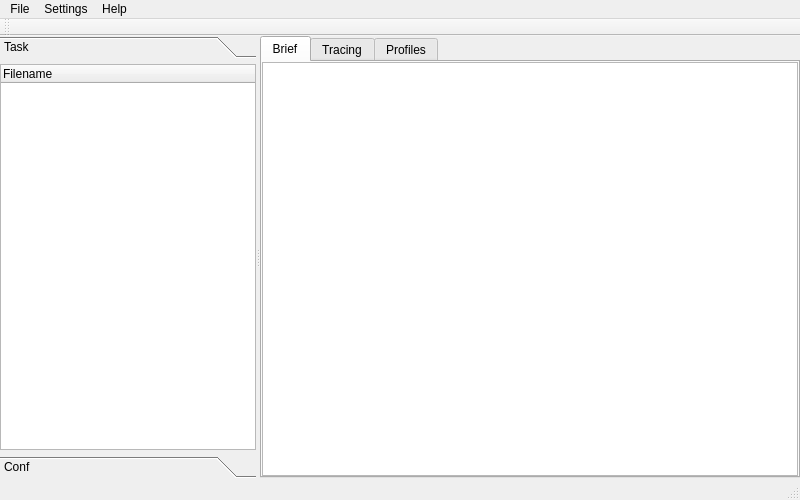
<?xml version="1.0" encoding="UTF-8"?>
<ui version="4.0">
 <class>MainWindow</class>
 <widget class="QMainWindow" name="MainWindow">
  <property name="geometry">
   <rect>
    <x>0</x>
    <y>0</y>
    <width>800</width>
    <height>500</height>
   </rect>
  </property>
  <property name="windowTitle">
   <string>MainWindow</string>
  </property>
  <widget class="QWidget" name="centralwidget">
   <property name="sizePolicy">
    <sizepolicy hsizetype="Minimum" vsizetype="Minimum">
     <horstretch>0</horstretch>
     <verstretch>0</verstretch>
    </sizepolicy>
   </property>
   <layout class="QHBoxLayout" name="horizontalLayout">
    <property name="margin">
     <number>0</number>
    </property>
    <item>
     <widget class="QSplitter" name="splitter">
      <property name="orientation">
       <enum>Qt::Horizontal</enum>
      </property>
      <widget class="QToolBox" name="toolBox">
       <property name="sizePolicy">
        <sizepolicy hsizetype="Expanding" vsizetype="Expanding">
         <horstretch>0</horstretch>
         <verstretch>0</verstretch>
        </sizepolicy>
       </property>
       <property name="minimumSize">
        <size>
         <width>0</width>
         <height>0</height>
        </size>
       </property>
       <property name="currentIndex">
        <number>0</number>
       </property>
       <widget class="QWidget" name="page1">
        <property name="geometry">
         <rect>
          <x>0</x>
          <y>0</y>
          <width>256</width>
          <height>393</height>
         </rect>
        </property>
        <attribute name="label">
         <string>Task</string>
        </attribute>
        <layout class="QVBoxLayout" name="verticalLayout_8">
         <property name="spacing">
          <number>3</number>
         </property>
         <property name="margin">
          <number>0</number>
         </property>
         <item>
          <widget class="QTreeWidget" name="tree">
           <column>
            <property name="text">
             <string>Filename</string>
            </property>
           </column>
          </widget>
         </item>
        </layout>
       </widget>
       <widget class="QWidget" name="page2">
        <property name="geometry">
         <rect>
          <x>0</x>
          <y>0</y>
          <width>98</width>
          <height>71</height>
         </rect>
        </property>
        <attribute name="label">
         <string>Conf</string>
        </attribute>
        <layout class="QVBoxLayout" name="verticalLayout_10">
         <property name="spacing">
          <number>3</number>
         </property>
         <property name="margin">
          <number>0</number>
         </property>
         <item>
          <widget class="QTreeWidget" name="conf_tree">
           <column>
            <property name="text">
             <string>Key</string>
            </property>
           </column>
          </widget>
         </item>
        </layout>
       </widget>
      </widget>
      <widget class="QTabWidget" name="tabs">
       <property name="sizePolicy">
        <sizepolicy hsizetype="Expanding" vsizetype="Expanding">
         <horstretch>1</horstretch>
         <verstretch>0</verstretch>
        </sizepolicy>
       </property>
       <property name="acceptDrops">
        <bool>true</bool>
       </property>
       <property name="currentIndex">
        <number>0</number>
       </property>
       <widget class="QWidget" name="tab1">
        <attribute name="title">
         <string>Brief</string>
        </attribute>
        <layout class="QVBoxLayout" name="verticalLayout">
         <property name="spacing">
          <number>0</number>
         </property>
         <property name="margin">
          <number>0</number>
         </property>
         <item>
          <widget class="QTextEdit" name="text1"/>
         </item>
        </layout>
       </widget>
       <widget class="QWidget" name="tab2">
        <attribute name="title">
         <string>Tracing</string>
        </attribute>
        <layout class="QVBoxLayout" name="verticalLayout_2">
         <property name="spacing">
          <number>0</number>
         </property>
         <property name="margin">
          <number>0</number>
         </property>
         <item>
          <widget class="QTextEdit" name="text2"/>
         </item>
        </layout>
       </widget>
       <widget class="QWidget" name="tab3">
        <attribute name="title">
         <string>Profiles</string>
        </attribute>
        <layout class="QVBoxLayout" name="verticalLayout_3">
         <property name="spacing">
          <number>0</number>
         </property>
         <property name="margin">
          <number>0</number>
         </property>
         <item>
          <widget class="QTableWidget" name="table3">
           <property name="sortingEnabled">
            <bool>true</bool>
           </property>
           <column>
            <property name="text">
             <string>Source</string>
            </property>
           </column>
           <column>
            <property name="text">
             <string>Handler</string>
            </property>
           </column>
           <column>
            <property name="text">
             <string>Variables</string>
            </property>
           </column>
          </widget>
         </item>
        </layout>
       </widget>
      </widget>
     </widget>
    </item>
   </layout>
  </widget>
  <widget class="QMenuBar" name="menubar">
   <property name="geometry">
    <rect>
     <x>0</x>
     <y>0</y>
     <width>800</width>
     <height>21</height>
    </rect>
   </property>
   <widget class="QMenu" name="menuFile">
    <property name="title">
     <string>File</string>
    </property>
    <addaction name="actionTaskDir"/>
    <addaction name="actionTaskFile"/>
    <addaction name="actionClose"/>
    <addaction name="separator"/>
    <addaction name="actionExit"/>
   </widget>
   <widget class="QMenu" name="menuHelp">
    <property name="title">
     <string>Help</string>
    </property>
    <addaction name="actionAbout"/>
    <addaction name="actionAbout_Qt"/>
   </widget>
   <widget class="QMenu" name="menuSettings">
    <property name="title">
     <string>Settings</string>
    </property>
    <addaction name="actionOpen_folder"/>
   </widget>
   <addaction name="menuFile"/>
   <addaction name="menuSettings"/>
   <addaction name="menuHelp"/>
  </widget>
  <widget class="QStatusBar" name="statusbar"/>
  <widget class="QToolBar" name="toolBar">
   <property name="windowTitle">
    <string>toolBar</string>
   </property>
   <attribute name="toolBarArea">
    <enum>TopToolBarArea</enum>
   </attribute>
   <attribute name="toolBarBreak">
    <bool>false</bool>
   </attribute>
  </widget>
  <action name="actionTaskDir">
   <property name="text">
    <string>Task Dir</string>
   </property>
   <property name="shortcut">
    <string>Alt+D</string>
   </property>
  </action>
  <action name="actionTaskFile">
   <property name="text">
    <string>Task File</string>
   </property>
   <property name="shortcut">
    <string>Alt+F</string>
   </property>
  </action>
  <action name="actionClose">
   <property name="text">
    <string>Close</string>
   </property>
   <property name="shortcut">
    <string>Alt+C</string>
   </property>
  </action>
  <action name="actionExit">
   <property name="text">
    <string>Exit</string>
   </property>
   <property name="shortcut">
    <string>Alt+X</string>
   </property>
  </action>
  <action name="actionAbout">
   <property name="text">
    <string>About</string>
   </property>
  </action>
  <action name="actionAbout_Qt">
   <property name="text">
    <string>About Qt</string>
   </property>
  </action>
  <action name="actionSources">
   <property name="text">
    <string>Sources</string>
   </property>
  </action>
  <action name="actionHandlers">
   <property name="text">
    <string>Handlers</string>
   </property>
  </action>
  <action name="actionSpecifications">
   <property name="text">
    <string>Specifications</string>
   </property>
  </action>
  <action name="actionDatabases">
   <property name="text">
    <string>Databases</string>
   </property>
  </action>
  <action name="actionModels">
   <property name="text">
    <string>Models</string>
   </property>
  </action>
  <action name="actionAll">
   <property name="text">
    <string>All</string>
   </property>
  </action>
  <action name="actionOpen_folder">
   <property name="text">
    <string>Open folder</string>
   </property>
  </action>
 </widget>
 <resources/>
 <connections>
  <connection>
   <sender>actionTaskDir</sender>
   <signal>triggered()</signal>
   <receiver>MainWindow</receiver>
   <slot>OnTaskDir()</slot>
   <hints>
    <hint type="sourcelabel">
     <x>-1</x>
     <y>-1</y>
    </hint>
    <hint type="destinationlabel">
     <x>315</x>
     <y>224</y>
    </hint>
   </hints>
  </connection>
  <connection>
   <sender>actionTaskFile</sender>
   <signal>triggered()</signal>
   <receiver>MainWindow</receiver>
   <slot>OnTaskFile()</slot>
   <hints>
    <hint type="sourcelabel">
     <x>-1</x>
     <y>-1</y>
    </hint>
    <hint type="destinationlabel">
     <x>315</x>
     <y>224</y>
    </hint>
   </hints>
  </connection>
  <connection>
   <sender>actionClose</sender>
   <signal>triggered()</signal>
   <receiver>MainWindow</receiver>
   <slot>OnClose()</slot>
   <hints>
    <hint type="sourcelabel">
     <x>-1</x>
     <y>-1</y>
    </hint>
    <hint type="destinationlabel">
     <x>315</x>
     <y>224</y>
    </hint>
   </hints>
  </connection>
  <connection>
   <sender>actionExit</sender>
   <signal>triggered()</signal>
   <receiver>MainWindow</receiver>
   <slot>close()</slot>
   <hints>
    <hint type="sourcelabel">
     <x>-1</x>
     <y>-1</y>
    </hint>
    <hint type="destinationlabel">
     <x>315</x>
     <y>224</y>
    </hint>
   </hints>
  </connection>
  <connection>
   <sender>actionAbout</sender>
   <signal>triggered()</signal>
   <receiver>MainWindow</receiver>
   <slot>OnAbout()</slot>
   <hints>
    <hint type="sourcelabel">
     <x>-1</x>
     <y>-1</y>
    </hint>
    <hint type="destinationlabel">
     <x>349</x>
     <y>271</y>
    </hint>
   </hints>
  </connection>
  <connection>
   <sender>actionAbout_Qt</sender>
   <signal>triggered()</signal>
   <receiver>MainWindow</receiver>
   <slot>OnAbout_Qt()</slot>
   <hints>
    <hint type="sourcelabel">
     <x>-1</x>
     <y>-1</y>
    </hint>
    <hint type="destinationlabel">
     <x>349</x>
     <y>271</y>
    </hint>
   </hints>
  </connection>
  <connection>
   <sender>toolBox</sender>
   <signal>currentChanged(int)</signal>
   <receiver>MainWindow</receiver>
   <slot>OnToolBoxChanged()</slot>
   <hints>
    <hint type="sourcelabel">
     <x>127</x>
     <y>256</y>
    </hint>
    <hint type="destinationlabel">
     <x>349</x>
     <y>245</y>
    </hint>
   </hints>
  </connection>
  <connection>
   <sender>tree</sender>
   <signal>itemExpanded(QTreeWidgetItem*)</signal>
   <receiver>MainWindow</receiver>
   <slot>OnTreeItemSelected()</slot>
   <hints>
    <hint type="sourcelabel">
     <x>127</x>
     <y>256</y>
    </hint>
    <hint type="destinationlabel">
     <x>349</x>
     <y>249</y>
    </hint>
   </hints>
  </connection>
  <connection>
   <sender>tree</sender>
   <signal>currentItemChanged(QTreeWidgetItem*,QTreeWidgetItem*)</signal>
   <receiver>MainWindow</receiver>
   <slot>OnTreeItemSelected()</slot>
   <hints>
    <hint type="sourcelabel">
     <x>127</x>
     <y>256</y>
    </hint>
    <hint type="destinationlabel">
     <x>349</x>
     <y>249</y>
    </hint>
   </hints>
  </connection>
  <connection>
   <sender>conf_tree</sender>
   <signal>currentItemChanged(QTreeWidgetItem*,QTreeWidgetItem*)</signal>
   <receiver>MainWindow</receiver>
   <slot>OnTreeItemSelected()</slot>
   <hints>
    <hint type="sourcelabel">
     <x>127</x>
     <y>215</y>
    </hint>
    <hint type="destinationlabel">
     <x>349</x>
     <y>249</y>
    </hint>
   </hints>
  </connection>
  <connection>
   <sender>tabs</sender>
   <signal>currentChanged(int)</signal>
   <receiver>MainWindow</receiver>
   <slot>OnTabChanged()</slot>
   <hints>
    <hint type="sourcelabel">
     <x>530</x>
     <y>256</y>
    </hint>
    <hint type="destinationlabel">
     <x>399</x>
     <y>249</y>
    </hint>
   </hints>
  </connection>
  <connection>
   <sender>actionOpen_folder</sender>
   <signal>triggered()</signal>
   <receiver>MainWindow</receiver>
   <slot>OnOpenFolder()</slot>
   <hints>
    <hint type="sourcelabel">
     <x>-1</x>
     <y>-1</y>
    </hint>
    <hint type="destinationlabel">
     <x>399</x>
     <y>249</y>
    </hint>
   </hints>
  </connection>
 </connections>
 <slots>
  <slot>OnTaskDir()</slot>
  <slot>OnTaskFile()</slot>
  <slot>OnClose()</slot>
  <slot>OnAbout()</slot>
  <slot>OnAbout_Qt()</slot>
  <slot>OnTreeItemSelected()</slot>
  <slot>OnToolBoxChanged()</slot>
  <slot>OnSaveMenu()</slot>
  <slot>OnOpenFolder()</slot>
 </slots>
</ui>
